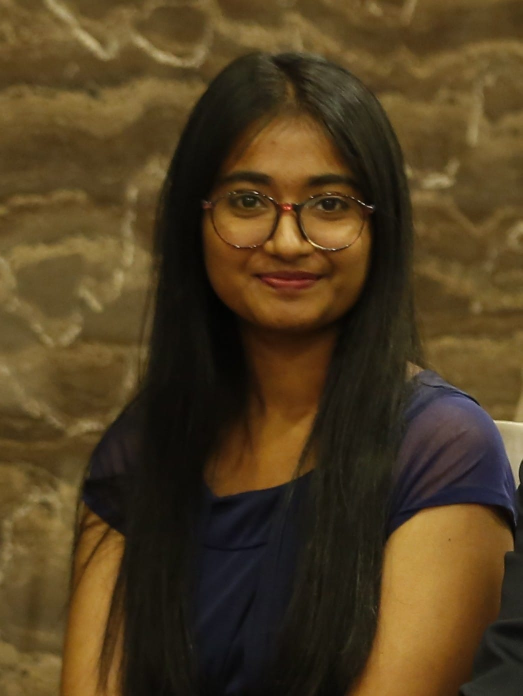
#> input picture facerecognition/images/profile.jpeg, 1045 x 1392 px, given in place of the camera (shown at 1/2 size)
$ python preprocessing.py
#> lines starting #> are read from the running program, lines starting #| are printed output that depends on the picture; after the words box and inside, x2 and y2 are one past the last pixel; in counts of white or black regions, pixels touching at a corner belong together
import cv2, sys, numpy, os
size = 2
classifier = 'haarcascade_frontalface_default.xml'
image_dir = 'images'
try:
    name_class = "Varsha" # name of person for recognition
except:
    print("You must provide a name")
    sys.exit(0)
path = os.path.join(image_dir, name_class)
if not os.path.isdir(path):
    os.mkdir(path)
(im_width, im_height) = (112, 92)
haar_cascade = cv2.CascadeClassifier(classifier)
webcam = cv2.VideoCapture(0)

# Generate name for image file
pin=sorted([int(n[:n.find('.')]) for n in os.listdir(path)
     if n[0]!='.' ]+[0])[-1] + 1

print("\n\033[94mThe program will save 20 samples. \
Move your head around to increase while it runs.\033[0m\n")

# The program loops until it has 20 images of the face.
count = 0
pause = 0
count_max = 20   # desired number of sample per class
while count < count_max:

    # Loop until the camera is working
    rval = False
    while(not rval):
        # Put the image from the webcam into 'frame'
        (rval, frame) = webcam.read()
#> frame is the input picture: shape (1392, 1045, 3); mean B, G, R 32.5, 61.5, 79.9
        if(not rval):
            print("Failed to open webcam. Trying again...")

    # Get image shape
    height, width, channels = frame.shape # 640 , 480 ,3
#> height = 1392; width = 1045; channels = 3

    # Flip frame
    frame = cv2.flip(frame, 1)
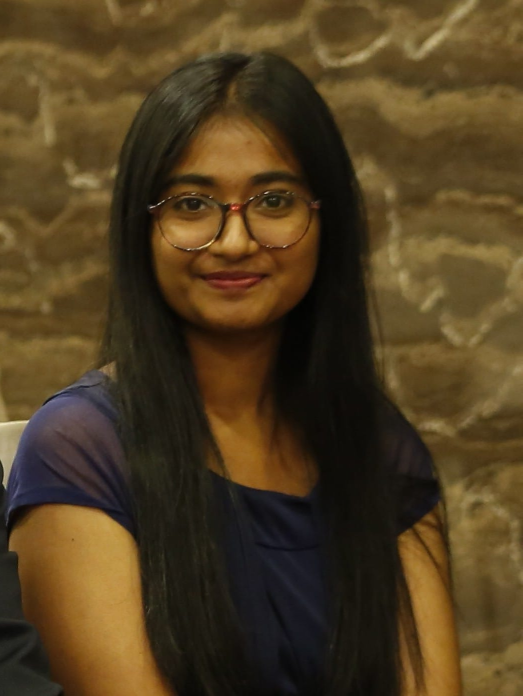
#> frame: shape (1392, 1045, 3) (shown at 1/2 size); mean B, G, R 32.5, 61.5, 79.9

    # Convert to grayscale
    gray = cv2.cvtColor(frame, cv2.COLOR_BGR2GRAY)
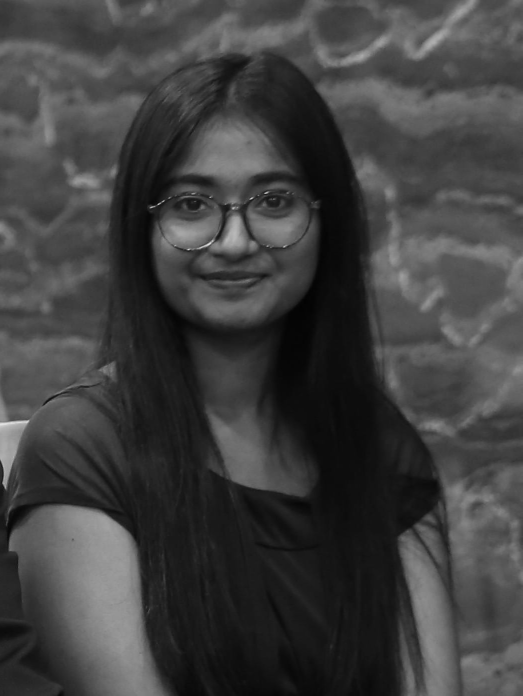
#> gray: shape (1392, 1045) (shown at 1/2 size); min 1, max 231, mean 63.7

    # Scale down for speed
    mini = cv2.resize(gray, (int(gray.shape[1] / size), int(gray.shape[0] / size)))
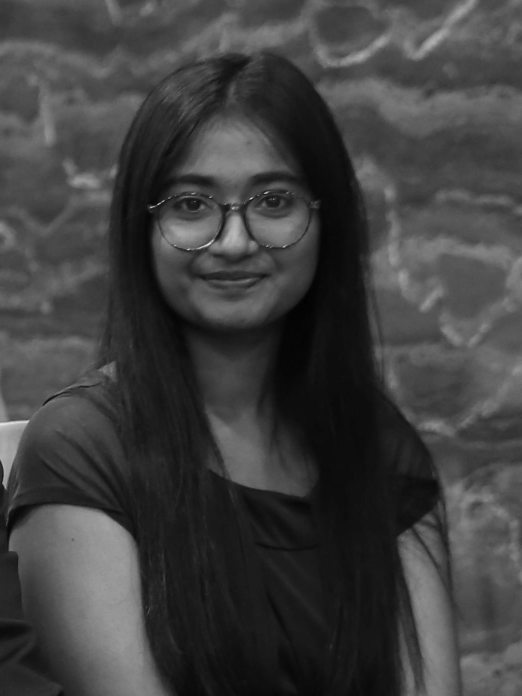
#> mini: shape (696, 522); min 1, max 226, mean 63.7

    # Detect faces
    faces = haar_cascade.detectMultiScale(mini)
#> faces = [[131, 125, 204, 204]]

    # We only consider largest face
    faces = sorted(faces, key=lambda x: x[3])
    if faces:
        face_i = faces[0]
#> face_i = [131, 125, 204, 204]
        (x, y, w, h) = [v * size for v in face_i]
#> x = 262; y = 250; w = 408; h = 408

        face = gray[y:y + h, x:x + w]
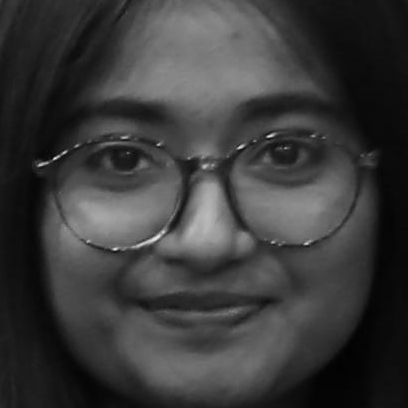
#> face: shape (408, 408); min 1, max 230, mean 59
        face_resize = cv2.resize(face, (im_width, im_height))
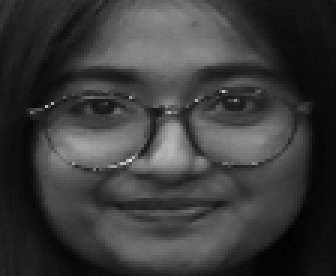
#> face_resize: shape (92, 112) (shown 3 times larger); min 2, max 223, mean 58.9

        # Draw rectangle and write name
        cv2.rectangle(frame, (x, y), (x + w, y + h), (0, 255, 0), 3)
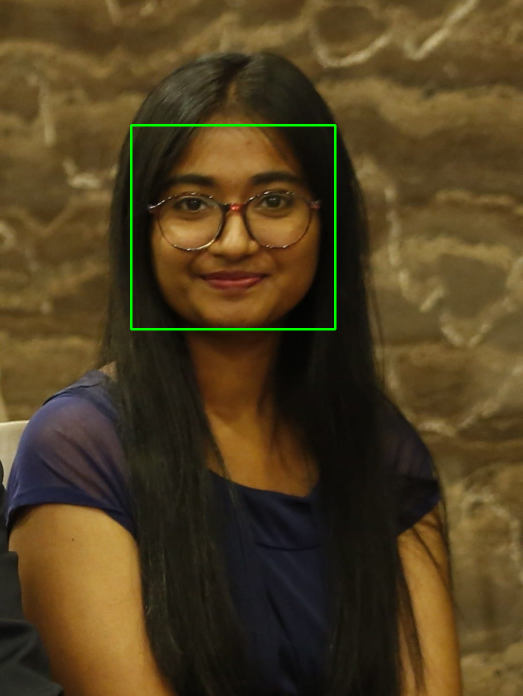
#> frame: shape (1392, 1045, 3) (shown at 1/2 size); 0.56% of pixels changed, all inside (x1, y1, x2, y2) = (260, 248, 673, 661)
        cv2.putText(frame, name_class, (x - 10, y - 10), cv2.FONT_HERSHEY_PLAIN,
            1,(0, 255, 255),2)
#> frame: shape (1392, 1045, 3); 0.02% of pixels changed, all inside (x1, y1, x2, y2) = (252, 229, 307, 241)


        if(w * 6 < width or h * 6 < height):
            print("Face too small")
        else:

            if(pause == 0):

                print("Saving training sample "+str(count+1)+"/"+str(count_max))

                # Save image file
                cv2.imwrite('%s/%s.png' % (path, pin), face_resize)

                pin += 1
                count += 1

                pause = 1

    if(pause > 0):
        pause = (pause + 1) % 5
    cv2.imshow('Sampling', frame)
    if cv2.waitKey(1) & 0xFF == ord('q'):
#> (key q is pressed here)
        break
